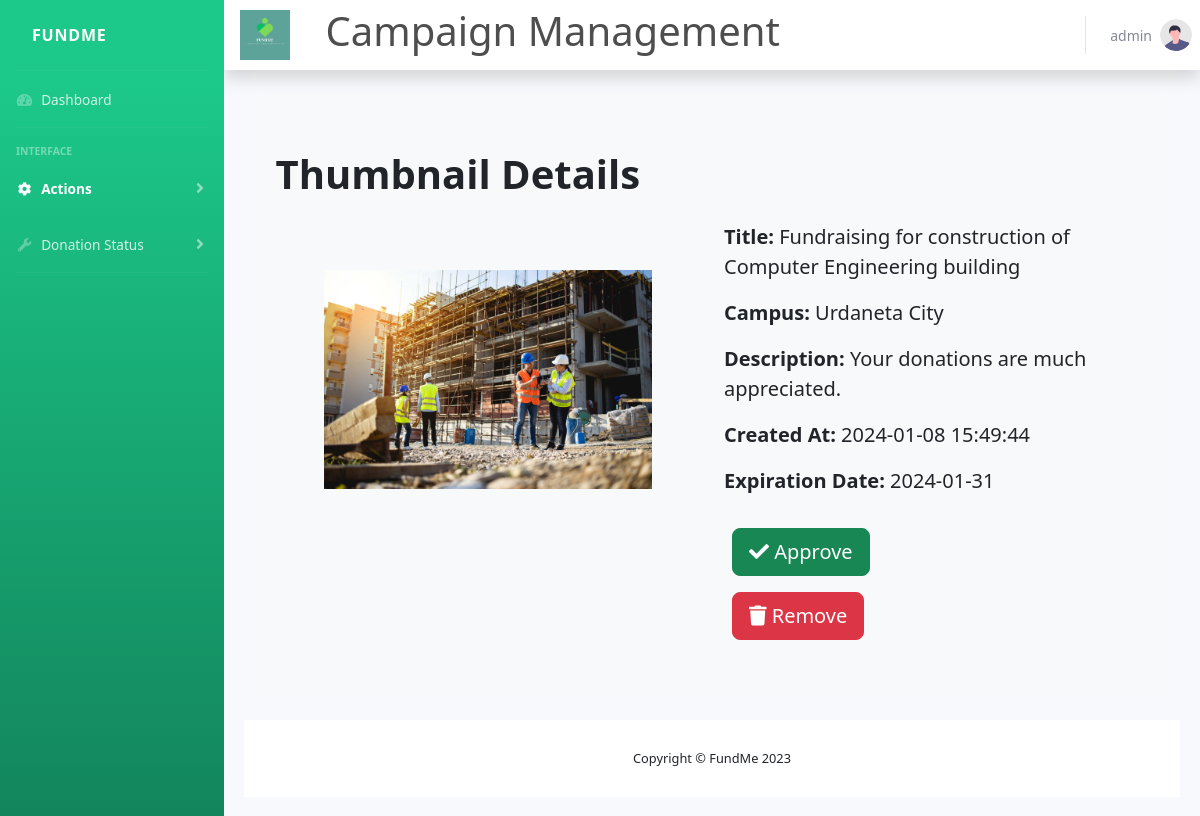
The page /WEBSYS/ETRSAWEBSYS/MANAGECAMPAIGNEVENTS/campaignapproval.php?id=87 on the database its author committed.
### tables this page shows
CREATE TABLE `thumbnails` (
  `id` int(11) NOT NULL,
  `image_path` varchar(255) NOT NULL,
  `thumbname` varchar(255) NOT NULL,
  `description` text NOT NULL,
  `created_at` datetime NOT NULL DEFAULT current_timestamp(),
  `campus` varchar(100) NOT NULL,
  `status` varchar(255) NOT NULL,
  `expiration` date NOT NULL
);

### WEBSYS/ETRSAWEBSYS/MANAGECAMPAIGNEVENTS/campaignapproval.php (the view, shortened to what this page needs)
<!DOCTYPE html>
<html lang="en">
<head>
  <link href="vendor/fontawesome-free/css/all.min.css" rel="stylesheet" type="text/css">
  <link href="css/sb-admin-2.min.css" rel="stylesheet">
  <link href="https://cdn.jsdelivr.net/npm/bootstrap@5.3.2/dist/css/bootstrap.min.css" rel="stylesheet" />
  <link rel="stylesheet" href="https://cdn.datatables.net/1.13.7/css/dataTables.bootstrap5.min.css" />
  <link rel="stylesheet" href="https://cdnjs.cloudflare.com/ajax/libs/twitter-bootstrap/5.3.0/css/bootstrap.min.css" />
</head>
<body id="page-top">
  <div id="wrapper">
    <ul class="navbar-nav bg-gradient-success sidebar sidebar-dark accordion" id="accordionSidebar">
      <a class="sidebar-brand mr-auto d-flex align-items-center justify-content-center" href="/WEBSYS-LAST-REVISE/WEBSYS/ETRSAWEBSYS/DASHBOARD/adminDash.php">
        <div class="sidebar-brand-text mx-3">FundMe</div>
      </a>
      <hr class="sidebar-divider my-0">
      <li class="nav-item">
        <a class="nav-link" href="/WEBSYS-LAST-REVISE/WEBSYS/ETRSAWEBSYS/DASHBOARD/adminDash.php">
          <i class="fas fa-fw fa-tachometer-alt"></i>
          <span>Dashboard</span></a>
      </li>
      <hr class="sidebar-divider">
      <div class="sidebar-heading">
        Interface
      </div>
      <li class="nav-item active">
        <a class="nav-link collapsed" href="#" data-toggle="collapse" data-target="#collapseTwo" aria-expanded="true" aria-controls="collapseTwo">
          <i class="fas fa-fw fa-cog"></i>
          <span>Actions</span>
        </a>
      </li>
      <li class="nav-item">
        <a class="nav-link collapsed" href="#" data-toggle="collapse" data-target="#collapseUtilities" aria-expanded="true" aria-controls="collapseUtilities">
          <i class="fas fa-fw fa-wrench"></i>
          <span>Donation Status</span>
        </a>
      </li>
      <hr class="sidebar-divider">
    </ul>
    <div id="content-wrapper" class="d-flex flex-column">
      <div id="content">
        <nav class="navbar navbar-expand navbar-light bg-white topbar mb-4 static-top shadow">
          <div class="sidebar-brand-icon px-3">
            <img src="img/logo.png" alt="" srcset="" height="50" width="50">
          </div>
          <h1 class="hi"><span>Campaign Management</span></h1>
          <ul class="navbar-nav ml-auto">
            <li class="nav-item dropdown no-arrow">
              <?php
              require 'conn.php';
              $query = "SELECT * FROM admins WHERE adminID = 1";
              $result = $conn->query($query);
              if ($result->num_rows > 0) {
                $row = $result->fetch_assoc();
                $username = $row['adminName'];
              } else {
                $username = "Default User";
              }
              ?>
              <a class="nav-link dropdown-toggle" href="#" id="userDropdown" role="button" data-toggle="dropdown" aria-haspopup="true" aria-expanded="false">
                <span class="mr-2 d-none d-lg-inline text-gray-600 small"><?php echo $username; ?></span>
                <img class="img-profile rounded-circle" src="img/undraw_profile.svg">
              </a>
            </li>
          </ul>
        </nav>
        <div class="wrap">
        <div class="container">
        <?php
if (isset($_GET['id'])) {
  include 'conn.php';
  $id = $_GET['id'];
  $sql = "SELECT * FROM thumbnails WHERE id = $id";
  $result = mysqli_query($conn, $sql);
  if ($result && mysqli_num_rows($result) > 0) {
    $row = mysqli_fetch_assoc($result);
    $imagePath = $row['image_path'];
    $thumbname = $row['thumbname'];
    $description = $row['description'];
    $createdAt = $row['created_at'];
    $campus = $row['campus'];
    $expiration = $row['expiration'];
    echo "
    <div class='p-2 mb-4 bg-body-tertiary rounded-3'>
      <div class='container py-5'>
        <h1 class='display-6 fw-bold mb-4'><b>Thumbnail Details</b></h1>
        <div class='row'>
          <div class='col-md-6'>
            <img class='p-5 img-fluid' src='$imagePath' alt='Thumbnail Image' height='500' width='500'/>
          </div>
          <div class='col-md-6'>
            <p class='fs-5'><b>Title:</b> $thumbname</p>
            <p class='fs-5'><b>Campus:</b> $campus</p>
            <p class='fs-5'><b>Description:</b> $description</p>
            <p class='fs-5'><b>Created At:</b> $createdAt</p>
            <p class='fs-5'><b>Expiration Date:</b> $expiration</p>
            <form action='update.php' method='post'>
              <input type='hidden' name='id' value='$id'>
              <button class='btn btn-success btn-lg mt-3 ms-2' type='submit' name='approved'>
                <i class='fas fa-check'></i> Approve
              </button>
            </form>
            <form action='remove_thumbnail.php' method='post' style='display:inline;' id='removeForm'>
  <input type='hidden' name='image_path' value='$imagePath'>
  <input type='hidden' name='thumbname' value='$thumbname'>
  <input type='hidden' name='description' value='$description'>
  <input type='hidden' name='created_at' value='$createdAt'>
  <input type='hidden' name='expiration' value='$expiration'>
  <button class='btn btn-danger btn-lg mt-3 ms-2' type='button' data-toggle='modal' data-target='#removeModal'>
    <i class='fas fa-trash'></i> Remove
  </button>
</form>
          </div>
        </div>
      </div>
    </div>";
  } else {
    echo "<center><p>Invalid request. Thumbnail details not found.</p></center>";
  }
}
?>
        </div>
          <footer class="sticky-footer bg-white">
            <div class="container my-auto">
              <div class="copyright text-center my-auto">
                <span>Copyright &copy; FundMe 2023</span>
              </div>
            </div>
          </footer>
        </div>
      </div>
</body>
</html>

### WEBSYS/ETRSAWEBSYS/MANAGECAMPAIGNEVENTS/campaignapproval.php (style rules this page uses)
.wrap { margin: 2%; }
.hi { padding: 2%; color: rgb(78, 78, 78); }

### rows shown on the page
thumbnails: image_path (picture), thumbname "Fundraising for construction of Computer Engineering building", campus "Urdaneta City", description "Your donations are much appreciated.", created_at "2024-01-08 15:49:44", expiration "2024-01-31"

### other values the page prints
$username "admin"
